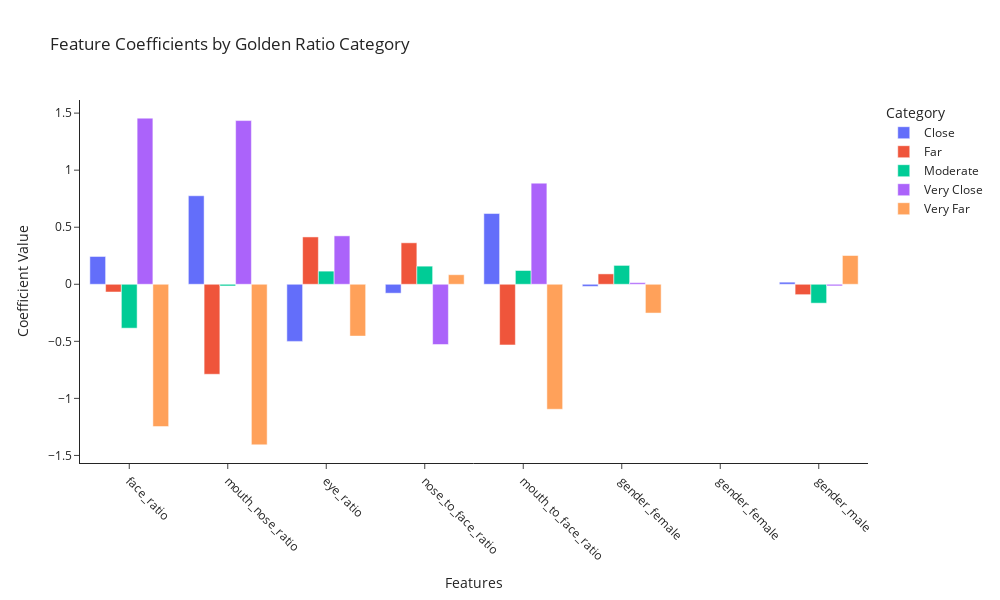

Here is the notebook cell this chart was saved with:
### Code cell
coef_long = coef_df.drop(columns=['avg_abs_coef'], errors='ignore').reset_index()
coef_long = coef_long.melt(id_vars='index',
                           var_name='Class',
                           value_name='Coefficient')
coef_long.rename(columns={'index': 'Feature'}, inplace=True)

# Create grouped bar chart
feature_importance_graph = px.bar(
    coef_long,
    x='Feature',
    y='Coefficient',
    color='Class',
    barmode='group',
    title='Feature Coefficients by Golden Ratio Category',
)

# Minimal white theme
feature_importance_graph.update_layout(
    template="simple_white",
    width=1000,
    height=600,
    xaxis_title="Features",
    yaxis_title="Coefficient Value",
    legend_title="Category"
)

# Rotate x-axis labels
feature_importance_graph.update_layout(
    xaxis=dict(tickangle=45)
)

# Show interactive graph
feature_importance_graph.show()

### Figure 1 — Plotly figure (JSON) as saved in the notebook; plotly's stock layout.template omitted (floating-point values rounded to 4 significant figures)
{"data": [{"alignmentgroup": "True", "hovertemplate": "Class=Close<br>Feature=%{x}<br>Coefficient=%{y}<extra></extra>", "legendgroup": "Close", "marker": {"color": "#636efa", "pattern": {"shape": ""}}, "name": "Close", "offsetgroup": "Close", "orientation": "v", "showlegend": true, "textposition": "auto", "type": "bar", "x": ["face_ratio", "mouth_nose_ratio", "eye_ratio", "nose_to_face_ratio", "mouth_to_face_ratio", "gender_female", "gender_female ", "gender_male"], "xaxis": "x", "y": [0.2437, 0.7758, -0.5004, -0.07808, 0.6199, -0.01856, 0, 0.01856], "yaxis": "y"}, {"alignmentgroup": "True", "hovertemplate": "Class=Far<br>Feature=%{x}<br>Coefficient=%{y}<extra></extra>", "legendgroup": "Far", "marker": {"color": "#EF553B", "pattern": {"shape": ""}}, "name": "Far", "offsetgroup": "Far", "orientation": "v", "showlegend": true, "textposition": "auto", "type": "bar", "x": ["face_ratio", "mouth_nose_ratio", "eye_ratio", "nose_to_face_ratio", "mouth_to_face_ratio", "gender_female", "gender_female ", "gender_male"], "xaxis": "x", "y": [-0.06775, -0.7885, 0.4149, 0.3635, -0.5316, 0.09098, 0, -0.09098], "yaxis": "y"}, {"alignmentgroup": "True", "hovertemplate": "Class=Moderate<br>Feature=%{x}<br>Coefficient=%{y}<extra></extra>", "legendgroup": "Moderate", "marker": {"color": "#00cc96", "pattern": {"shape": ""}}, "name": "Moderate", "offsetgroup": "Moderate", "orientation": "v", "showlegend": true, "textposition": "auto", "type": "bar", "x": ["face_ratio", "mouth_nose_ratio", "eye_ratio", "nose_to_face_ratio", "mouth_to_face_ratio", "gender_female", "gender_female ", "gender_male"], "xaxis": "x", "y": [-0.3847, -0.01479, 0.1152, 0.1588, 0.1208, 0.1655, 0, -0.1655], "yaxis": "y"}, {"alignmentgroup": "True", "hovertemplate": "Class=Very Close<br>Feature=%{x}<br>Coefficient=%{y}<extra></extra>", "legendgroup": "Very Close", "marker": {"color": "#ab63fa", "pattern": {"shape": ""}}, "name": "Very Close", "offsetgroup": "Very Close", "orientation": "v", "showlegend": true, "textposition": "auto", "type": "bar", "x": ["face_ratio", "mouth_nose_ratio", "eye_ratio", "nose_to_face_ratio", "mouth_to_face_ratio", "gender_female", "gender_female ", "gender_male"], "xaxis": "x", "y": [1.456, 1.435, 0.4244, -0.5281, 0.8862, 0.01423, 0, -0.01423], "yaxis": "y"}, {"alignmentgroup": "True", "hovertemplate": "Class=Very Far<br>Feature=%{x}<br>Coefficient=%{y}<extra></extra>", "legendgroup": "Very Far", "marker": {"color": "#FFA15A", "pattern": {"shape": ""}}, "name": "Very Far", "offsetgroup": "Very Far", "orientation": "v", "showlegend": true, "textposition": "auto", "type": "bar", "x": ["face_ratio", "mouth_nose_ratio", "eye_ratio", "nose_to_face_ratio", "mouth_to_face_ratio", "gender_female", "gender_female ", "gender_male"], "xaxis": "x", "y": [-1.247, -1.407, -0.4541, 0.08394, -1.095, -0.2521, 0, 0.2521], "yaxis": "y"}], "layout": {"barmode": "group", "height": 600, "legend": {"title": {"text": "Category"}, "tracegroupgap": 0}, "title": {"text": "Feature Coefficients by Golden Ratio Category"}, "width": 1000, "xaxis": {"anchor": "y", "domain": [0, 1], "tickangle": 45, "title": {"text": "Features"}}, "yaxis": {"anchor": "x", "domain": [0, 1], "title": {"text": "Coefficient Value"}}}}
